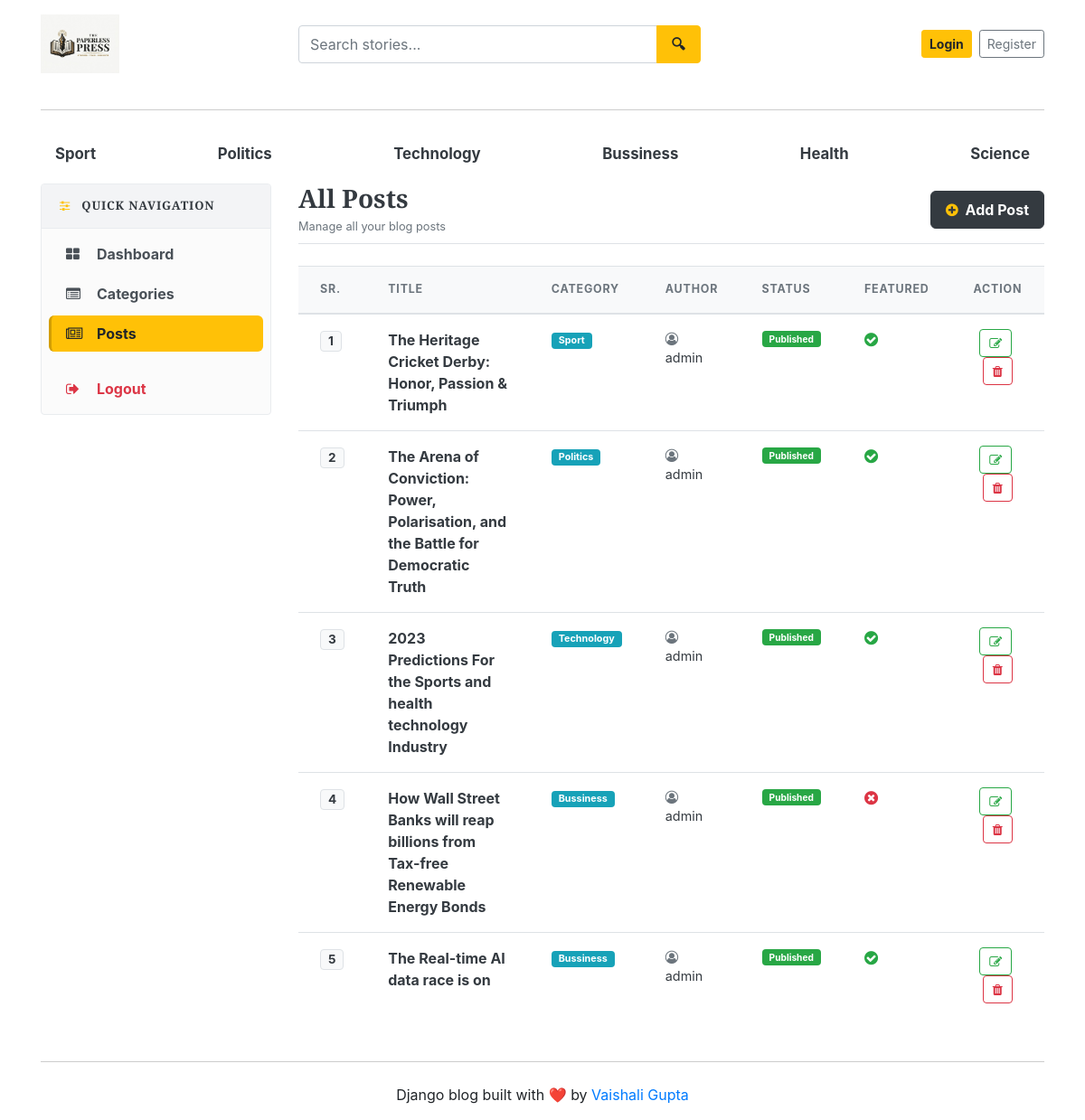
The app's page /dashboard/posts/ with its own data.
### blogs/models.py (models this page shows, shortened)
class Category(models.Model):
    category_name=models.CharField(max_length=50, unique=True)
    created_at = models.DateTimeField(auto_now_add=True)
    updated_at = models.DateTimeField(auto_now=True)
    class Meta :
        verbose_name_plural= 'categories'
    def __str__(self):
        return self.category_name

class Blog(models.Model):
    title = models.CharField(max_length=100)
    slug = models.SlugField(max_length=150, unique=True, blank=True)
    category = models.ForeignKey(Category, on_delete=models.CASCADE)  #taking refrence from table category
    author = models.ForeignKey(User, on_delete=models.CASCADE)
    featured_image = models.ImageField(upload_to='uploads/%y/%m/%d')
    short_description = models.TextField(max_length=500)
    blog_body = models.TextField(max_length=500)
    status = models.CharField(max_length=20, choices=STATUS_CHOICES, default='Draft')
    is_featured = models.BooleanField(default=False)
    created_at = models.DateTimeField(auto_now_add=True)
    updated_at = models.DateTimeField(auto_now=True)

### dashboards/views.py (the view)
# urls.py: path('posts/', views.posts, name='posts' ),
def posts(request):
    posts=Blog.objects.all()
    context={
        'posts':posts,
    }
    return render(request, 'dashboard/posts.html', context)

### blogs/context_processors.py (called while the page is built)
def get_categories(request):
    categories=Category.objects.all()
    return dict(categories=categories)

def get_social_links(request):
    social_links = SocialLink.objects.all()
    about = About.objects.first()  # first entry nikal lega
    return dict(social_links=social_links, about=about)

### templates/dashboard/posts.html (shortened to what this page needs)
{% extends 'base.html' %}
{% block content %}
<div class="row">
    {% include 'dashboard/sidebar.html' %}
    <div class="col-md-9 mb-4">
        <div class="d-flex justify-content-between align-items-center mb-4 pb-2 border-bottom">
            <div>
                <h3 class="font-weight-bold text-dark m-0">All Posts</h3>
                <small class="text-muted">Manage all your blog posts</small>
            </div>
            <a href="{% url 'add_post' %}" class="btn btn-dark font-weight-bold text-white shadow-sm px-3 py-2" style="border-radius: 6px;">
                <i class="fa fa-plus-circle text-warning mr-1"></i> Add Post
            </a>
        </div>
        <div class="card border-0 shadow-sm rounded-lg overflow-hidden">
            <div class="table-responsive">
                <table class="table table-hover align-middle mb-0">
                    <thead style="background-color: #f8f9fa; border-bottom: 2px solid #e9ecef;">
                        <tr>
                            <th scope="col" class="py-3 px-4 text-secondary font-weight-bold text-uppercase" style="font-size: 0.78rem; letter-spacing: 0.8px;">Sr.</th>
                            <th scope="col" class="py-3 px-4 text-secondary font-weight-bold text-uppercase" style="font-size: 0.78rem; letter-spacing: 0.8px;">Title</th>
                            <th scope="col" class="py-3 px-4 text-secondary font-weight-bold text-uppercase" style="font-size: 0.78rem; letter-spacing: 0.8px;">Category</th>
                            <th scope="col" class="py-3 px-4 text-secondary font-weight-bold text-uppercase" style="font-size: 0.78rem; letter-spacing: 0.8px;">Author</th>
                            <th scope="col" class="py-3 px-4 text-secondary font-weight-bold text-uppercase" style="font-size: 0.78rem; letter-spacing: 0.8px;">Status</th>
                            <th scope="col" class="py-3 px-4 text-secondary font-weight-bold text-uppercase" style="font-size: 0.78rem; letter-spacing: 0.8px;">Featured</th>
                            <th scope="col" class="py-3 px-4 text-secondary font-weight-bold text-uppercase text-center" style="font-size: 0.78rem; letter-spacing: 0.8px;">Action</th>
                        </tr>
                    </thead>
                    <tbody>
                        {% for post in posts %}
                        <tr style="transition: background-color 0.2s ease;">
                            <td class="py-3 px-4 font-weight-bold text-muted">
                                <span class="badge badge-light border text-dark px-2 py-1" style="font-size: 0.85rem;">{{ forloop.counter }}</span>
                            </td>
                            <td class="py-3 px-4 font-weight-bold text-dark">
                                {{ post.title }}
                            </td>
                            <td class="py-3 px-4 text-muted" style="font-size: 0.9rem;">
                                <span class="badge badge-info px-2 py-1">{{ post.category }}</span>
                            </td>
                            <td class="py-3 px-4 text-dark" style="font-size: 0.9rem;">
                                <i class="fa fa-user-circle-o mr-1 text-secondary"></i> {{ post.author }}
                            </td>
                            <td class="py-3 px-4" style="font-size: 0.85rem;">
                                {% if post.status == 'Published' or post.status == 1 %}
                                    <span class="badge badge-success px-2 py-1">Published</span>
                                {% else %}
                                    <span class="badge badge-secondary px-2 py-1">Draft</span>
                                {% endif %}
                            </td>
                            <td class="py-3 px-4 text-muted">
                                {% if post.is_featured %}
                                    <i class="fa fa-check-circle text-success" style="font-size: 1.1rem;" title="Featured"></i>
                                {% else %}
                                    <i class="fa fa-times-circle text-danger" style="font-size: 1.1rem;" title="Not Featured"></i>
                                {% endif %}
                            </td>
                            <td class="py-3 px-4 text-center">
                                <a href="{% url 'edit_post' post.id %}" class="btn btn-sm btn-outline-success mr-1" title="Edit Post" style="border-radius: 4px; padding: 4px 10px;">
                                    <i class="fa fa-edit"></i>
                                </a>
                                <a href="{% url 'delete_post' post.id %}" class="btn btn-sm btn-outline-danger" title="Delete Post" style="border-radius: 4px; padding: 4px 10px;" onclick="return confirm('Are you sure you want to delete this post?');">
                                    <i class="fa fa-trash"></i>
                                </a>
                            </td>
                        </tr>
                        {% endfor %}
                    </tbody>
                </table>
            </div>
        </div>
    </div>
</div>
{% endblock %}

### templates/base.html (shortened to what this page needs)
{% load static %}
<!DOCTYPE html>
<html lang="en">
<head>
    <link href="https://getbootstrap.com/docs/4.0/dist/css/bootstrap.min.css" rel="stylesheet">
    <link href="{% static 'css/blog.css' %}" rel="stylesheet">
    <link rel="stylesheet" href="https://cdnjs.cloudflare.com/ajax/libs/font-awesome/4.7.0/css/font-awesome.min.css">
</head>
<body>
    <div class="container">
      <header class="blog-header py-3">
        <div class="row align-items-center">
          <div class="col-6 col-md-3">
            <a href="/" class="d-inline-block">
              <img src="{% static 'images/logo.jpeg' %}"
                   alt="The Paperless Press"
                   style="height: 65px; max-width: 100%; object-fit: contain;">
            </a>
          </div>
          <div class="col-6 col-md-4 order-md-3 d-flex justify-content-end align-items-center">
            {% if not user.is_authenticated %}
              <a class="btn btn-sm btn-warning font-weight-bold mr-2 text-nowrap" href="{% url 'login' %}">Login</a>
              <a class="btn btn-sm btn-outline-secondary text-nowrap" href="{% url 'register' %}">Register</a>
            {% else %}
              <a class="btn btn-sm btn-warning font-weight-bold mr-2 text-nowrap" href="{% url 'dashboard' %}">Dashboard</a>
              <a class="btn btn-sm btn-warning font-weight-bold text-nowrap" href="{% url 'logout' %}">Logout</a>
            {% endif %}
          </div>
          <div class="col-12 col-md-5 order-md-2 mt-3 mt-md-0">
            <form action="{% url 'search' %}" method="GET" class="m-0">
              <div class="input-group">
                <input type="text"
                       class="form-control"
                       name="keyword"
                       value="{{ keyword }}"
                       placeholder="Search stories..."
                       style="height: 42px; border-radius: 4px 0 0 4px; border: 1.5px solid #ced4da;">
                <div class="input-group-append">
                  <button class="btn btn-warning"
                          type="submit"
                          style="height: 42px; padding: 0 16px; border-radius: 0 4px 4px 0; font-weight: 600;">
                    🔍︎
                  </button>
                </div>
              </div>
            </form>
          </div>
        </div>
      </header>
      <hr class="my-4" style="border-top: 1px solid #cccccc;">
      <div class="nav-scroller py-1 mb-2">
        <nav class="nav d-flex justify-content-between">
          {% for cat in categories %}
          <a class="px-3 py-2 text-dark font-weight-bold"
            href="{% url 'posts_by_category' cat.id %}"
            style="font-size: 1.05rem; border-radius: 8px; text-decoration: none; transition: background 0.2s ease;"
            onmouseover="this.style.backgroundColor='#e9ecef';"
            onmouseout="this.style.backgroundColor='transparent';">
               {{cat.category_name}}
          </a>
          {% endfor %}
        </nav>
      </div>
{% block content %}
{% endblock %}
<hr class="my-4" style="border-top: 1px solid #cccccc;">
<footer class="blog-footer text-center">
  <p>Django blog built with ❤️ by <a href="#">Vaishali Gupta</a></p>
</footer>
</body>
</html>

### blog_main/static/css/blog.css (style rules this page uses)
h1, h2, h3, h4, h5, h6 { font-family: "Playfair Display", Georgia, "Times New Roman", serif; }

### records on screen
Category: category_name "Sport"
Category: category_name "Politics"
Category: category_name "Technology"
Category: category_name "Bussiness"
Category: category_name "Health"
Category: category_name "Science"
Blog: title "The Heritage Cricket Derby: Honor, Passion & Triumph", category "Sport", author "admin", status "Published", is_featured True (drawn)
Blog: title "The Arena of Conviction: Power, Polarisation, and the Battle for Democratic Truth", category "Politics", author "admin", status "Published", is_featured True (drawn)
Blog: title "2023 Predictions For the Sports and health technology Industry", category "Technology", author "admin", status "Published", is_featured True (drawn)
Blog: title "How Wall Street Banks will reap billions from Tax-free Renewable Energy Bonds", category "Bussiness", author "admin", status "Published", is_featured False (drawn)
Blog: title "The Real-time AI data race is on", category "Bussiness", author "admin", status "Published", is_featured True (drawn)
